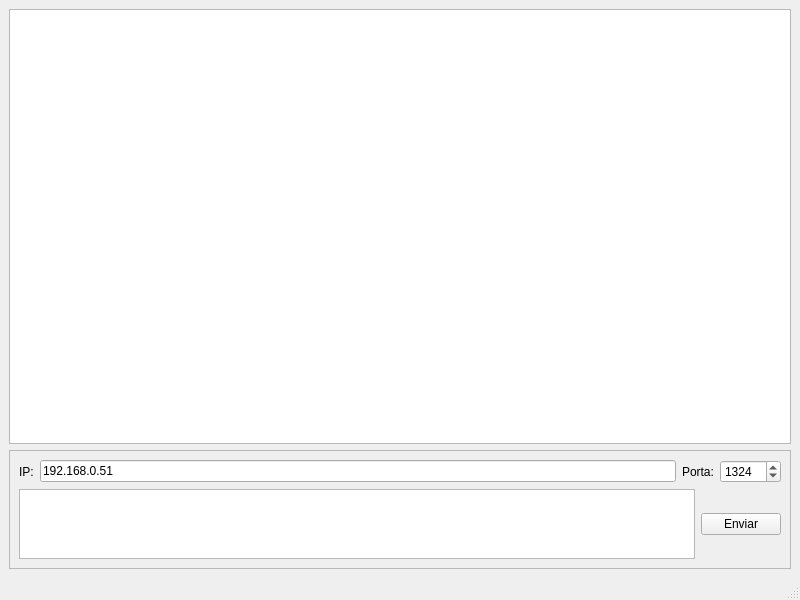
<?xml version="1.0" encoding="UTF-8"?>
<ui version="4.0">
 <class>MainWindow</class>
 <widget class="QMainWindow" name="MainWindow">
  <property name="geometry">
   <rect>
    <x>0</x>
    <y>0</y>
    <width>800</width>
    <height>600</height>
   </rect>
  </property>
  <property name="windowTitle">
   <string>MainWindow</string>
  </property>
  <widget class="QWidget" name="centralwidget">
   <layout class="QVBoxLayout" name="verticalLayout_2" stretch="100,20">
    <item>
     <widget class="QPlainTextEdit" name="edtLog"/>
    </item>
    <item>
     <widget class="QFrame" name="frame">
      <property name="frameShape">
       <enum>QFrame::StyledPanel</enum>
      </property>
      <property name="frameShadow">
       <enum>QFrame::Raised</enum>
      </property>
      <layout class="QVBoxLayout" name="verticalLayout">
       <item>
        <layout class="QHBoxLayout" name="horizontalLayout">
         <item>
          <widget class="QLabel" name="label">
           <property name="text">
            <string>IP:</string>
           </property>
          </widget>
         </item>
         <item>
          <widget class="QLineEdit" name="edtIP">
           <property name="text">
            <string>192.168.0.51</string>
           </property>
          </widget>
         </item>
         <item>
          <widget class="QLabel" name="label_2">
           <property name="text">
            <string>Porta:</string>
           </property>
          </widget>
         </item>
         <item>
          <widget class="QSpinBox" name="edtPort">
           <property name="minimum">
            <number>1</number>
           </property>
           <property name="maximum">
            <number>65535</number>
           </property>
           <property name="value">
            <number>1324</number>
           </property>
          </widget>
         </item>
        </layout>
       </item>
       <item>
        <layout class="QHBoxLayout" name="horizontalLayout_2">
         <item>
          <widget class="QPlainTextEdit" name="edtText"/>
         </item>
         <item>
          <widget class="QPushButton" name="btnEnviar">
           <property name="focusPolicy">
            <enum>Qt::NoFocus</enum>
           </property>
           <property name="text">
            <string>Enviar</string>
           </property>
          </widget>
         </item>
        </layout>
       </item>
      </layout>
     </widget>
    </item>
   </layout>
  </widget>
  <widget class="QMenuBar" name="menubar">
   <property name="geometry">
    <rect>
     <x>0</x>
     <y>0</y>
     <width>800</width>
     <height>21</height>
    </rect>
   </property>
  </widget>
  <widget class="QStatusBar" name="statusbar"/>
 </widget>
 <resources/>
 <connections/>
</ui>
